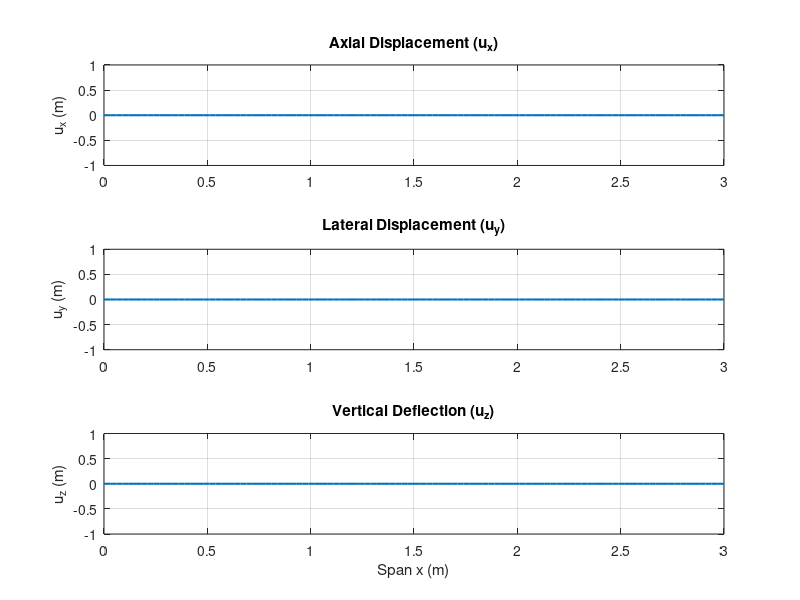

MATLAB code to generate this figure: (Note: this script raises an error after producing the figure.)
%% PART I - BEAM MODELLING 
% Pau Cornudella Quer
% Martí Güell Domingo

clear
close all
clearvars

%% DATA

problem_type = "torsion"; % CAS 1: "bending". CAS 2: "torsion".
Nm = 6; % N vibration modes in the modal analysis

% Define the problem's data (e.g. dimensions, material properties, etc.)
E = 75e9; %Pa
v_poisson = 0.3;
G = E/(2*(1+v_poisson));
rho = 2200; %kg/m3
c = 0.85; %m
b = 3; %m
y0 = 0.294; %m
y1 = 0.125; %m
y2 = 0.475; %m
h1 = 35e-3; %m
h2 = 30e-3; %m
h3 = 25e-3; %m
A = 0.0246; %m2
Iy = 0.727e-4; %m4
Iz = 4.002e-4; %m4
J = 4.729e-4; %m4
ky = 0.6873;
kz = 0.1843;
kt = 0.4602;
yc = 0.285; %m

%% PREPROCESS
zeros(0,3);
% Load mesh data
load('beam.mat','xn','Tn','Tm');
% xn : Nodal coordinates       
%      |x1 y1 z1|
%      |x2 y2 z2|
%      |  ...   |
% Tn : Nodal connectivities [Nelem x 2] %Conection between Tn(e,1) to Tn(e,2)
% Tm : Material connectivities [Nelem x 1]

% Define boundary conditions and forces data matrices: Up, Fe, Qe, Be
N_elements = size(Tn,1); 
N_nodes = size(xn,1);

Up = [0 1 1; % displacement, node, dof
      0 1 2; 
      0 1 3;
      0 1 4;
      0 1 5;
      0 1 6]; % All 6 DOFs of node 1 = 0. Clamped

% External forces (force, node, dof)
switch(problem_type)
    case "bending"
    Fe = [1 N_nodes 3]; %Force = 1 at last node in DOF 3 (uz)
    case "torsion"
    Fe = [1 N_nodes 4]; %Force = 1 at last node in DOF 4 (theta_x)
end

% Distributed forces (force, node, dof)
Qe = [0 1 2];

% Body forces (force, node, dof)
Be = [0 1 2];

j_orientations = [0 1 0]; 

%For convenience; More rows would be added if more values existed
E_vector = [E]; 
A_vector = [A];  
G_vector = [G];  
Iy_vector = [Iy];  
Iz_vector = [Iz];  
ky_vector = [ky];  
kz_vector = [kz];  
kt_vector = [kt];  
J_vector = [J];  
rho_vector = [rho];  

%% SOLVER

% Obtain system matrices
% TIP: To avoid recomputing the system matrices use a save/load structure:
if 1 % Set to 1 to (re)compute the system matrices and '0' to load them

    %MATRIX ASSEMBLY (sparse + blkdiag version)
    Ndof = 6*N_nodes;
    K = sparse(Ndof,Ndof); % Stiffness matrix
    M  = sparse(Ndof,Ndof);% Mass matrix
    
    for e = 1:N_elements
    
        % Lenght and local axes
        x1 = xn(Tn(e,1),:)'; % Node 1 of element e
        x2 = xn(Tn(e,2),:)'; % Node 2 of element e
        Le = norm(x2 - x1);  % Element lenght
    
        i = (x2 - x1)/Le; % X axis unit vector
        j = j_orientations(Tm(e,1),:)'; 
        k = cross(i,j); % Z axis
    
        % Rotación local Rp (6x6) 
        R3 = [i j k];
        Rp = blkdiag(R3, R3);
    
        % Rotación global (12x12)
        Re = blkdiag(Rp, Rp);
    
        % Axial
        Nx = [-1/Le; 1/Le];
        Ba_row = [Nx(1) 0 0 0 0 0 Nx(2) 0 0 0 0 0];
        Ba = sparse(Ba_row);
    
        Ca = E_vector(Tm(e,1))*A_vector(Tm(e,1));
    
        Ka = Le * (Re' * (Ba' * Ca * Ba) * Re);
    
        % --- Flexión --------------------------------------
        Bb = sparse([ ...
            0 0 0 0 Nx(1) 0   0 0 0 0 Nx(2) 0;
            0 0 0 0 0 Nx(1)  0 0 0 0 0 Nx(2)]);
    
        Cb = E_vector(Tm(e,1)) * diag([Iy_vector(Tm(e,1)) Iz_vector(Tm(e,1))]);
    
        Kb = Le * (Re' * (Bb' * Cb * Bb) * Re);
    
        % --- Cortante --------------------------------------
        N_G = 1/2;
    
        Bs = sparse([ ...
            0 Nx(1) 0 0 0 -N_G  0 Nx(2) 0 0 0 -N_G;
            0 0 Nx(1) 0 N_G 0   0 0 Nx(2) 0 N_G 0 ]);
    
        Cs = G_vector(Tm(e,1))*A_vector(Tm(e,1))* ...
             diag([ky_vector(Tm(e,1)) kz_vector(Tm(e,1))]);
    
        Ks = Le * (Re' * (Bs' * Cs * Bs) * Re);
    
        % --- Torsión --------------------------------------
        Bt_row = [0 0 0 Nx(1) 0 0 0 0 0 Nx(2) 0 0];
        Bt = sparse(Bt_row);
    
        Ct = G_vector(Tm(e,1))*J_vector(Tm(e,1))*kt_vector(Tm(e,1));
    
        Kt = Le * (Re' * (Bt' * Ct * Bt) * Re);
    
        % -----------------------------------------------
        %     MASA CONSISTENTE (también local)
        % -----------------------------------------------
        Xi = [-1/sqrt(3); 1/sqrt(3)];
        w  = [1; 1];
    
        A  = A_vector(Tm(e,1));
        Iy = Iy_vector(Tm(e,1));
        Iz = Iz_vector(Tm(e,1));
        J  = J_vector(Tm(e,1));
        rho = rho_vector(Tm(e,1));
    
        rho_mat = rho * blkdiag(A*speye(3), J, Iy, Iz);  % 6×6
    
        Me = sparse(12,12);
    
        for kk = 1:2
            N = [(1 - Xi(kk))/2; (1 + Xi(kk))/2];
            Nrow = [N(1) 0 0 0 0 0 N(2) 0 0 0 0 0];
    
            Nmat = sparse(6,12);
                for k = 1:6
                    Nmat(k, k)     = N(1);
                    Nmat(k, 6 + k) = N(2);
                end

            Me = Me + (w(kk)*Le/2) * (Re' * (Nmat' * rho_mat * Nmat) * Re);
        end
    
        % --- DOFs globales --------------------------------
        Idof = zeros(12,1);
        for j = 1:6
            Idof(j)     = 6*(Tn(e,1)-1) + j;
            Idof(6 + j) = 6*(Tn(e,2)-1) + j;
        end
    
        % --- Ensamblaje global -----------------------------
        K(Idof,Idof) = K(Idof,Idof) + Ka + Kb + Ks + Kt;
        M(Idof,Idof)  = M(Idof,Idof)  + Me;
    
    end


    fprintf('--- Applying boundary conditions and loads ---\n');
    
    % --- External Force Vector ---
    F = zeros(Ndof, 1);
    F_node = Fe(1,2);
    F_dof = Fe(1,3);
    F_global = (F_node - 1) * 6 + F_dof;
    F(F_global) = Fe(1,1); % apply unit or specified load
    
    % --- Apply Boundary Conditions ---
    prescribed_dofs = (Up(:,2) - 1) * 6 + Up(:,3);
    free_dofs = setdiff(1:Ndof, prescribed_dofs);
    
    % --- Solve system ---
    U = zeros(Ndof, 1);
    U(free_dofs) = K(free_dofs, free_dofs) \ F(free_dofs);
    
    fprintf('--- Static solution complete ---\n');
    
    % Perform modal analysis
    fprintf('--- Performing modal analysis ---\n');
    n_modes = min(Nm, length(free_dofs));
    [Phi, Omega2] = eigs(K(free_dofs, free_dofs), M(free_dofs, free_dofs), n_modes, 'sm');
    frequencies = sqrt(diag(Omega2)) / (2*pi);
    
    fprintf('Natural frequencies [Hz]:\n');
    disp(frequencies');
    
end
%% POSTPROCESS

% Save data for postprocessing in separate script file (useful when results
% from different runs need to be compared)
save('beam_results.mat');

% --- 1. Extract Displacements from Global Vector U ---
% U is stored as [ux1; uy1; uz1; thx1; thy1; thz1; ux2; ... ]
u_x = U(1:6:end);       % Axial displacement
u_y = U(2:6:end);       % Lateral displacement (Y)
u_z = U(3:6:end);       % Vertical displacement (Z)
theta_x = U(4:6:end);   % Torsion/Twist
theta_y = U(5:6:end);   % Bending rotation about Y
theta_z = U(6:6:end);   % Bending rotation about Z

% Define x-axis for plotting (Spanwise coordinate)
x_span = xn(:,1); 

% --- 2. Plot Translational Displacements (ux, uy, uz) ---
figure('Name', 'Translational Displacements', 'NumberTitle', 'off');

subplot(3,1,1);
plot(x_span, u_x, 'LineWidth', 1.5);
title('Axial Displacement (u_x)');
ylabel('u_x (m)'); grid on;

subplot(3,1,2);
plot(x_span, u_y, 'LineWidth', 1.5);
title('Lateral Displacement (u_y)');
ylabel('u_y (m)'); grid on;

subplot(3,1,3);
plot(x_span, u_z, 'LineWidth', 1.5);
title('Vertical Deflection (u_z)');
xlabel('Span x (m)'); ylabel('u_z (m)'); grid on;

% Add legend based on problem type
switch(problem_type)
    case "bending"
        sgtitle('Static Solution: Bending Test (Translations)');
    case "torsion"
        sgtitle('Static Solution: Torsion Test (Translations)');
end

% --- 3. Plot Rotational Displacements (theta_x, theta_y, theta_z) ---
figure('Name', 'Rotational Displacements', 'NumberTitle', 'off');

subplot(3,1,1);
plot(x_span, theta_x, 'LineWidth', 1.5);
title('Twist Angle (\theta_x)');
ylabel('\theta_x (rad)'); grid on;

subplot(3,1,2);
plot(x_span, theta_y, 'LineWidth', 1.5);
title('Rotation about Y (\theta_y)');
ylabel('\theta_y (rad)'); grid on;

subplot(3,1,3);
plot(x_span, theta_z, 'LineWidth', 1.5);
title('Rotation about Z (\theta_z)');
xlabel('Span x (m)'); ylabel('\theta_z (rad)'); grid on;

switch(problem_type)
    case "bending"
        sgtitle('Static Solution: Bending Test (Rotations)');
    case "torsion"
        sgtitle('Static Solution: Torsion Test (Rotations)');
end

% --- 4. Plot mode shapes
 
Phi_full = zeros(Ndof, n_modes);
Phi_full(free_dofs, :) = Phi;
x_span = xn(:,1);

    
for i = 1:n_modes
        
    uy = Phi_full(2:6:end, i);
    uz = Phi_full(3:6:end, i); 
    thx = Phi_full(4:6:end, i);

    % Normalize for visualization
        
    scale = max(abs([uy; uz; thx]));      
    uy = uy / scale;   
    uz = uz / scale;
    thx = thx / scale;

    figure;
    subplot(3,1,1)
    plot(x_span, uy, 'LineWidth', 1.5); grid on;
    ylabel('$u_y$', 'Interpreter','latex');

   subplot(3,1,2)
   plot(x_span, uz, 'LineWidth', 1.5); grid on;
   ylabel('$u_z$', 'Interpreter','latex');

   subplot(3,1,3)
   plot(x_span, thx, 'LineWidth', 1.5); grid on;
   ylabel('$\theta_x$', 'Interpreter','latex');
   xlabel('Span $x$ [m]', 'Interpreter','latex');

   sgtitle(sprintf('Mode %d  (f = %.2f Hz)', i, frequencies(i)));
end
